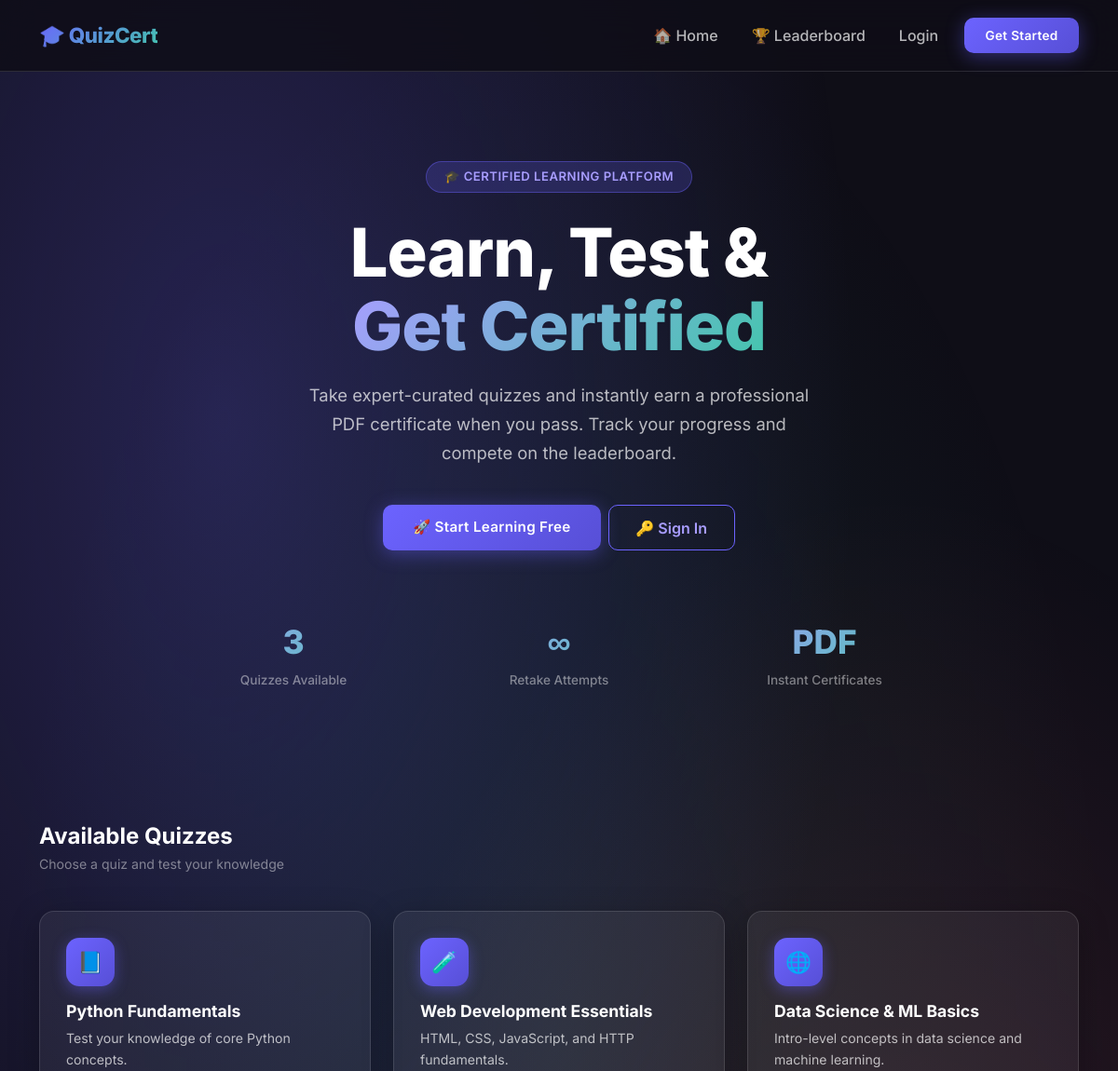
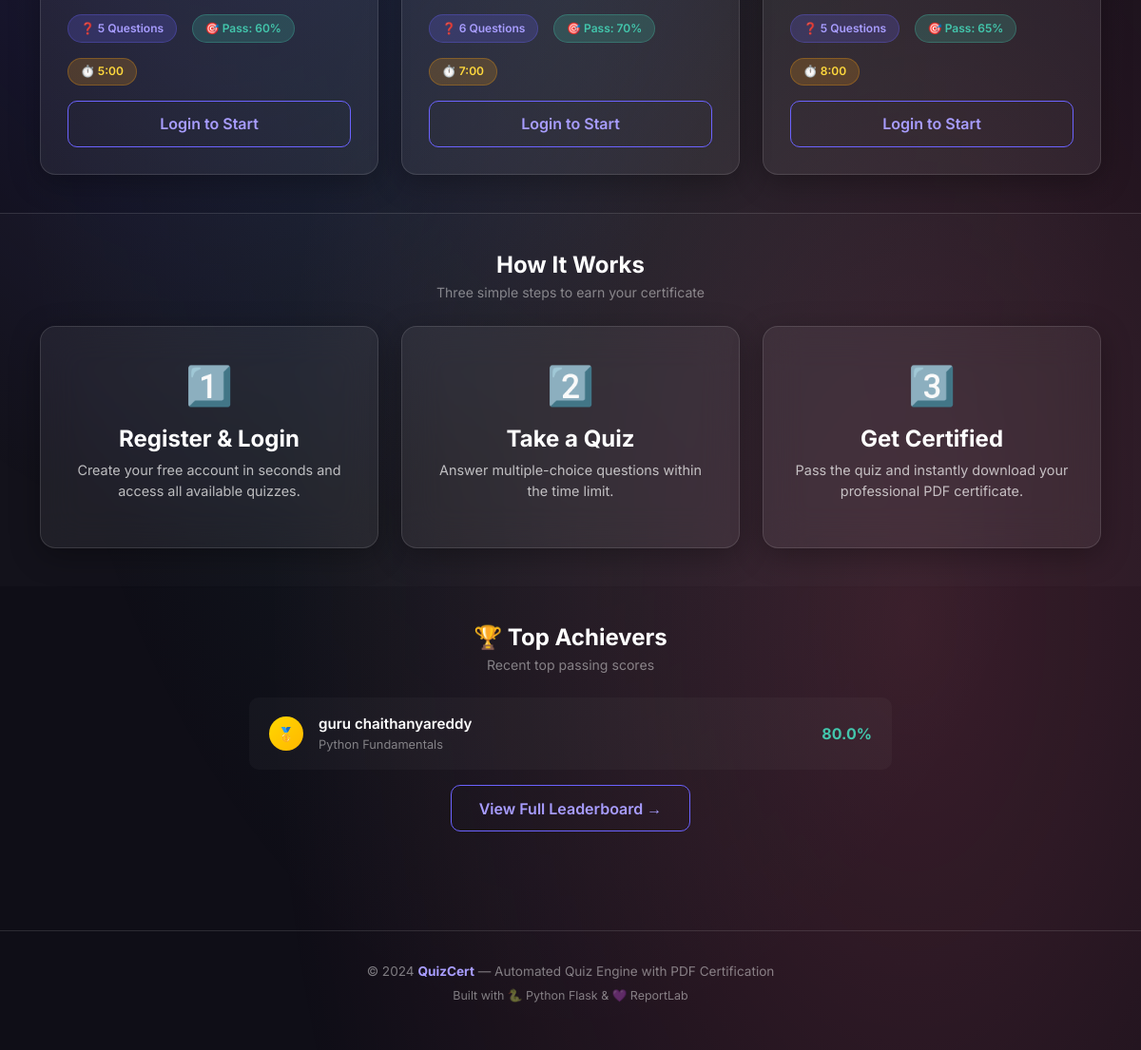
The page / on the database its author committed (2 pictures, top to bottom).
### app.py (models this page shows)
class Quiz(db.Model):
    __tablename__ = 'quizzes'
    id            = db.Column(db.Integer, primary_key=True)
    title         = db.Column(db.String(200), nullable=False)
    description   = db.Column(db.Text, default='')
    passing_score = db.Column(db.Integer, default=60)   # percentage
    time_limit    = db.Column(db.Integer, default=600)  # seconds (0 = no limit)
    created_at    = db.Column(db.DateTime, default=datetime.datetime.utcnow)
    questions = db.relationship('Question', backref='quiz', lazy=True,
                                cascade='all, delete-orphan')
    results   = db.relationship('Result',   backref='quiz', lazy=True,
                                cascade='all, delete-orphan')

class Result(db.Model):
    __tablename__ = 'results'
    id             = db.Column(db.Integer, primary_key=True)
    user_id        = db.Column(db.Integer, db.ForeignKey('users.id'), nullable=False)
    quiz_id        = db.Column(db.Integer, db.ForeignKey('quizzes.id'), nullable=False)
    score          = db.Column(db.Float, nullable=False)      # percentage
    passed         = db.Column(db.Boolean, default=False)
    certificate_id = db.Column(db.String(36), unique=True, nullable=True)
    taken_at       = db.Column(db.DateTime, default=datetime.datetime.utcnow)

class User(db.Model):
    __tablename__ = 'users'
    id       = db.Column(db.Integer, primary_key=True)
    name     = db.Column(db.String(120), nullable=False)
    email    = db.Column(db.String(200), unique=True, nullable=False)
    password = db.Column(db.String(256), nullable=False)
    is_admin = db.Column(db.Boolean, default=False)
    created_at = db.Column(db.DateTime, default=datetime.datetime.utcnow)
    results  = db.relationship('Result', backref='user', lazy=True)

### app.py (the view)
@app.route('/')
def index():
    quizzes = Quiz.query.all()
    top_results = (
        db.session.query(Result, User, Quiz)
        .join(User, Result.user_id == User.id)
        .join(Quiz, Result.quiz_id == Quiz.id)
        .filter(Result.passed == True)
        .order_by(Result.score.desc())
        .limit(5)
        .all()
    )
    return render_template('index.html', quizzes=quizzes, top_results=top_results)

### app.py (called while the page is built)
def current_user():
    if 'user_id' in session:
        return db.session.get(User, session['user_id'])
    return None

@app.context_processor
def inject_user():
    return dict(current_user=current_user())

### templates/index.html (shortened to what this page needs)
{% extends 'base.html' %}
{% block content %}
<section class="hero-section">
  <div class="container">
    <div class="hero-badge">🎓 Certified Learning Platform</div>
    <h1 class="hero-title">
      Learn, Test & <br/><span class="gradient-text">Get Certified</span>
    </h1>
    <p class="hero-subtitle">
      Take expert-curated quizzes and instantly earn a professional PDF certificate
      when you pass. Track your progress and compete on the leaderboard.
    </p>
    <div class="d-flex gap-2 justify-center flex-wrap">
      {% if current_user %}
        <a href="{{ url_for('dashboard') }}" class="btn-primary-custom">
          📊 Go to Dashboard
        </a>
      {% else %}
        <a href="{{ url_for('register') }}" class="btn-primary-custom animate-pulse-glow">
          🚀 Start Learning Free
        </a>
        <a href="{{ url_for('login') }}" class="btn-outline-custom">
          🔑 Sign In
        </a>
      {% endif %}
    </div>
    <div class="row justify-content-center mt-5">
      <div class="col-4 col-md-3 stat-item">
        <div class="stat-number" data-counter="{{ quizzes|length }}">{{ quizzes|length }}</div>
        <div class="stat-label">Quizzes Available</div>
      </div>
      <div class="col-4 col-md-3 stat-item">
        <div class="stat-number">∞</div>
        <div class="stat-label">Retake Attempts</div>
      </div>
      <div class="col-4 col-md-3 stat-item">
        <div class="stat-number">PDF</div>
        <div class="stat-label">Instant Certificates</div>
      </div>
    </div>
  </div>
</section>
<section class="p-page">
  <div class="container">
    <div class="d-flex justify-between align-center flex-wrap gap-2 mb-3">
      <div>
        <h2 class="section-title">Available Quizzes</h2>
        <p class="section-subtitle">Choose a quiz and test your knowledge</p>
      </div>
    </div>
    {% if quizzes %}
      <div class="row g-4">
        {% for quiz in quizzes %}
          <div class="col-md-6 col-lg-4 fade-in-up delay-{{ loop.index }}">
            <div class="glass-card quiz-card h-100">
              <div class="quiz-icon">
                {% set icons = ['📘','🧪','🌐','📊','🔬','💡','🎯','🧠'] %}
                {{ icons[loop.index0 % icons|length] }}
              </div>
              <h3 class="quiz-title">{{ quiz.title }}</h3>
              <p class="quiz-desc">{{ quiz.description or 'Test your knowledge in this exciting quiz!' }}</p>
              <div class="quiz-meta mb-3">
                <span class="quiz-badge">
                  ❓ {{ quiz.questions|length }} Questions
                </span>
                <span class="quiz-badge pass">
                  🎯 Pass: {{ quiz.passing_score }}%
                </span>
                {% if quiz.time_limit > 0 %}
                  <span class="quiz-badge" style="background:rgba(243,156,18,0.2);color:#ffd93d;border-color:rgba(243,156,18,0.3);">
                    ⏱️ {{ (quiz.time_limit // 60) }}:{{ '%02d'|format(quiz.time_limit % 60) }}
                  </span>
                {% endif %}
              </div>
              {% if current_user %}
                <a href="{{ url_for('quiz', quiz_id=quiz.id) }}" class="btn-primary-custom w-full"
                   style="justify-content:center;">
                  Start Quiz →
                </a>
              {% else %}
                <a href="{{ url_for('login') }}" class="btn-outline-custom w-full"
                   style="justify-content:center;">
                  Login to Start
                </a>
              {% endif %}
            </div>
          </div>
        {% endfor %}
      </div>
    {% else %}
      <div class="glass-card text-center" style="padding:3rem;">
        <div style="font-size:3rem; margin-bottom:1rem;">📭</div>
        <p style="color:var(--text-muted);">No quizzes available yet. Check back soon!</p>
      </div>
    {% endif %}
  </div>
</section>
<section class="p-page" style="background:rgba(255,255,255,0.02); border-top:1px solid var(--card-border);">
  <div class="container">
    <h2 class="section-title text-center mb-1">How It Works</h2>
    <p class="section-subtitle text-center mb-4">Three simple steps to earn your certificate</p>
    <div class="row g-4 text-center">
      {% for step in [
        ('1️⃣', 'Register & Login', 'Create your free account in seconds and access all available quizzes.'),
        ('2️⃣', 'Take a Quiz', 'Answer multiple-choice questions within the time limit.'),
        ('3️⃣', 'Get Certified', 'Pass the quiz and instantly download your professional PDF certificate.')
      ] %}
        <div class="col-md-4">
          <div class="glass-card" style="padding:2rem;">
            <div style="font-size:2.5rem; margin-bottom:0.75rem;">{{ step[0] }}</div>
            <h4 style="font-weight:700; margin-bottom:0.5rem;">{{ step[1] }}</h4>
            <p style="color:var(--text-secondary); font-size:0.9rem;">{{ step[2] }}</p>
          </div>
        </div>
      {% endfor %}
    </div>
  </div>
</section>
{% if top_results %}
<section class="p-page">
  <div class="container" style="max-width:700px;">
    <h2 class="section-title text-center mb-1">🏆 Top Achievers</h2>
    <p class="section-subtitle text-center mb-4">Recent top passing scores</p>
    {% for result, user, quiz in top_results %}
      <div class="leaderboard-item">
        <div class="rank-badge rank-{{ loop.index if loop.index <= 3 else 'other' }}">
          {% if loop.index == 1 %}🥇{% elif loop.index == 2 %}🥈{% elif loop.index == 3 %}🥉{% else %}{{ loop.index }}{% endif %}
        </div>
        <div style="flex:1;">
          <div style="font-weight:600; font-size:0.95rem;">{{ user.name }}</div>
          <div style="color:var(--text-muted); font-size:0.8rem;">{{ quiz.title }}</div>
        </div>
        <div style="font-weight:700; color:var(--accent);">{{ result.score }}%</div>
      </div>
    {% endfor %}
    <div class="text-center mt-3">
      <a href="{{ url_for('leaderboard') }}" class="btn-outline-custom">View Full Leaderboard →</a>
    </div>
  </div>
</section>
{% endif %}
{% endblock %}

### templates/base.html (shortened to what this page needs)
<!DOCTYPE html>
<html lang="en">
<head>
  <link rel="stylesheet" href="https://cdn.jsdelivr.net/npm/bootstrap@5.3.2/dist/css/bootstrap.min.css"/>
  <link rel="stylesheet" href="{{ url_for('static', filename='css/style.css') }}"/>
</head>
<body>
<div class="content-wrapper">
  <nav class="navbar navbar-expand-lg">
    <div class="container">
      <a class="navbar-brand" href="{{ url_for('index') }}">
        🎓 QuizCert
      </a>
      <div class="collapse navbar-collapse" id="navMenu">
        <ul class="navbar-nav ms-auto align-items-center gap-1">
          <li class="nav-item">
            <a class="nav-link" href="{{ url_for('index') }}">🏠 Home</a>
          </li>
          <li class="nav-item">
            <a class="nav-link" href="{{ url_for('leaderboard') }}">🏆 Leaderboard</a>
          </li>
          {% if current_user %}
            <li class="nav-item">
              <a class="nav-link" href="{{ url_for('dashboard') }}">📊 Dashboard</a>
            </li>
            {% if current_user.is_admin %}
              <li class="nav-item">
                <a class="nav-link" href="{{ url_for('admin_dashboard') }}">⚙️ Admin</a>
              </li>
            {% endif %}
            <li class="nav-item ms-2">
              <a href="{{ url_for('logout') }}" class="btn-outline-custom" style="font-size:0.85rem; padding:0.5rem 1.2rem;">
                👋 Logout
              </a>
            </li>
          {% else %}
            <li class="nav-item">
              <a class="nav-link" href="{{ url_for('login') }}">Login</a>
            </li>
            <li class="nav-item ms-2">
              <a href="{{ url_for('register') }}" class="btn-primary-custom" style="font-size:0.85rem; padding:0.55rem 1.4rem;">
                Get Started
              </a>
            </li>
          {% endif %}
        </ul>
      </div>
    </div>
  </nav>
  {% block content %}{% endblock %}
  <footer style="border-top:1px solid var(--card-border); padding:2rem 0; margin-top:4rem;">
    <div class="container text-center">
      <p style="color:var(--text-muted); font-size:0.85rem; margin:0;">
        © 2024 <strong style="color:var(--primary-light);">QuizCert</strong> — Automated Quiz Engine with PDF Certification
      </p>
      <p style="color:var(--text-muted); font-size:0.78rem; margin-top:0.4rem;">
        Built with 🐍 Python Flask &amp; 💜 ReportLab
      </p>
    </div>
  </footer>
</div>
</body>
</html>

### rows shown on the page
Quiz: icons "📘", title "Python Fundamentals", description "Test your knowledge of core Python concepts.", questions|length "5", passing_score "60", time_limit "5", quiz.time_limit%60 "00"
Quiz: icons "🧪", title "Web Development Essentials", description "HTML, CSS, JavaScript, and HTTP fundamentals.", questions|length "6", passing_score "70", time_limit "7", quiz.time_limit%60 "00"
Quiz: icons "🌐", title "Data Science & ML Basics", description "Intro-level concepts in data science and machine learning.", questions|length "5", passing_score "65", time_limit "8", quiz.time_limit%60 "00"
Result: name "guru chaithanyareddy", title "Python Fundamentals", score "80.0"

### other values the page prints
{{ quizzes|length }} "3"
{{ step[0] }} "1️⃣" "2️⃣" "3️⃣"
{{ step[1] }} "Register & Login" "Take a Quiz" "Get Certified"
{{ step[2] }} "Create your free account in seconds and access all available quizzes." "Answer multiple-choice questions within the time limit." "Pass the quiz and instantly download your professional PDF certificate."
